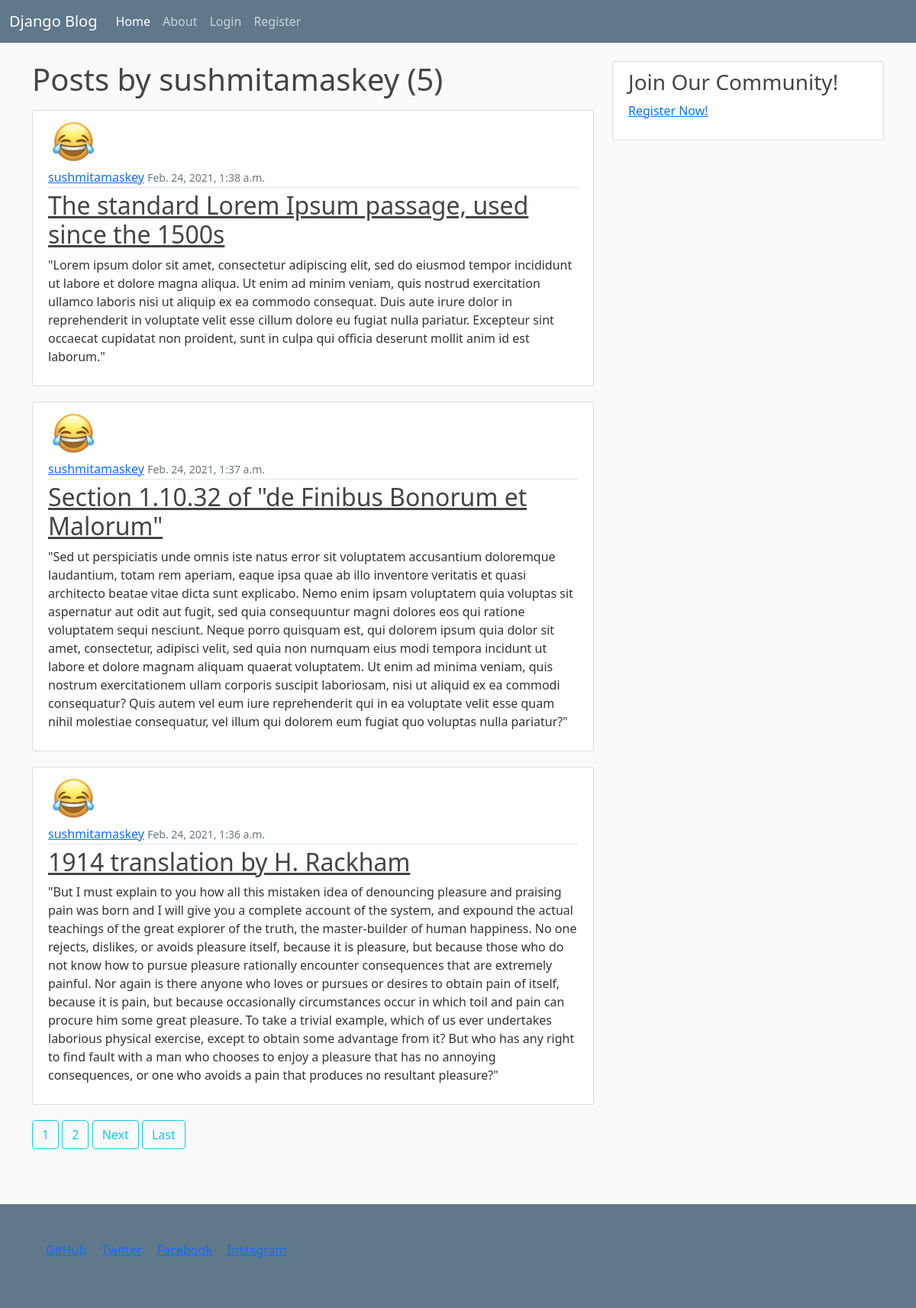
Screenshot of /post/sushmitamaskey/ with the database file from the repository.
### blog/models.py (models this page shows, shortened)
class Post(models.Model):
    title = models.CharField(max_length=100)
    content = models.TextField()
    date_posted = models.DateTimeField(default=timezone.now)
    author = models.ForeignKey(User, on_delete=models.CASCADE)

### users/models.py (models this page shows, shortened)
class Profile(models.Model):
    user = models.OneToOneField(User, on_delete=models.CASCADE)
    image = models.ImageField(default='default.jpg', upload_to='profile_pics')

### blog/views.py (the view)
# urls.py: path('post/<str:username>/', UserPostListView.as_view(), name='user-post-detail'),
class UserPostListView(ListView):
    model = Post
    template_name = 'blog/user_posts.html'  # default: appname/modelname_list.html
    context_object_name = 'posts'
    ordering = ['-date_posted']
    paginate_by = 3
    def get_queryset(self):
        user = get_object_or_404(User, username=self.kwargs.get('username'))
        return Post.objects.filter(author=user).order_by('-date_posted')

### blog/templates/blog/user_posts.html (shortened to what this page needs)
{%  extends 'blog/base.html' %}
{% block content %}
<h1 class="mb-3">Posts by {{ view.kwargs.username }} ({{ page_obj.paginator.count }})</h1>
{% for post in posts %}
<article class="media content-section">
    <img class='rounded-circle article-img' src="{{post.author.profile.image.url }}" alt="">
    <div class="media-body">
        <div class="article-metadata">
            <a class="mr-2" href="{% url 'user-post-detail' post.author.username  %}">{{ post.author }}</a>
            <small class="text-muted">{{ post.date_posted}}</small>
        </div>
        <h2><a class="article-title" href="{% url 'post-detail' post.id %}">{{ post.title }}</a></h2>
        <p class="article-content">{{ post.content }}</p>
    </div>
</article>
{% endfor %}
{% if is_paginated %}
    {% for num in page_obj.paginator.page_range %}
        {% if page_obj.number == num %}
            <a href="?page={{ num }}" class="btn btn-outline-info mb-4">{{ num }} </a>
        {% elif num > page_obj.number|add:'-3' and num < page_obj.number|add:'3' %}
            <a href="?page={{ num }}" class="btn btn-outline-info mb-4">{{ num }} </a>
        {% endif %}
    {% endfor %}
    {% if page_obj.has_next %}
        <a href="?post={{page_obj.next_page_number }} " class="btn btn-outline-info mb-4">Next</a>
        <a href="?post={{post_obj.paginator.num_pages}}" class="btn btn-outline-info mb-4">Last</a>
    {% endif %}
{% endif %}
{% endblock content %}

### blog/static/blog/main.css (style rules this page uses)
body { background: #fafafa; color: #333333; margin-top: 5rem; }
h1, h2, h3, h4, h5, h6 { color: #444444; }
.content-section { background: #ffffff; padding: 10px 20px; border: 1px solid #dddddd; border-radius: 3px; margin-bottom: 20px; }
.article-title { color: #444444; }
.article-content { white-space: pre-line; }
.article-img { height: 65px; width: 65px; margin-right: 16px; }
.article-metadata { padding-bottom: 1px; margin-bottom: 4px; border-bottom: 1px solid #e3e3e3 }

### rows the page displays
Post: author.profile.image (placeholder picture), author "sushmitamaskey", date_posted "Feb. 24, 2021, 1:38 a.m.", title "The standard Lorem Ipsum passage, used since the 1500s", content "\"Lorem ipsum dolor sit amet, consectetur adipiscing elit, sed do eiusmod tempor incididunt ut labore et dolore magna aliqua. Ut enim ad minim veniam, quis nostrud exercitation ullamco laboris nisi ut aliquip ex ea commodo consequat. Duis aute irure dolor in reprehenderit in voluptate velit esse cillum dolore eu fugiat nulla pariatur. Excepteur sint occaecat cupidatat non proident, sunt in culpa qui officia deserunt mollit anim id est laborum.\""
Post: author.profile.image (placeholder picture), author "sushmitamaskey", date_posted "Feb. 24, 2021, 1:37 a.m.", title "Section 1.10.32 of \"de Finibus Bonorum et Malorum\"", content "\"Sed ut perspiciatis unde omnis iste natus error sit voluptatem accusantium doloremque laudantium, totam rem aperiam, eaque ipsa quae ab illo inventore veritatis et quasi architecto beatae vitae dicta sunt explicabo. Nemo enim ipsam voluptatem quia voluptas sit aspernatur aut odit aut fugit, sed quia consequuntur magni dolores eos qui ratione voluptatem sequi nesciunt. Neque porro quisquam est, qui dolorem ipsum quia dolor sit amet, consectetur, adipisci velit, sed quia non numquam eius modi tempora incidunt ut labore et dolore magnam aliquam quaerat voluptatem. Ut enim ad minima veniam, quis nostrum exercitationem ullam corporis suscipit laboriosam, nisi ut aliquid ex ea commodi…"
Post: author.profile.image (placeholder picture), author "sushmitamaskey", date_posted "Feb. 24, 2021, 1:36 a.m.", title "1914 translation by H. Rackham", content "\"But I must explain to you how all this mistaken idea of denouncing pleasure and praising pain was born and I will give you a complete account of the system, and expound the actual teachings of the great explorer of the truth, the master-builder of human happiness. No one rejects, dislikes, or avoids pleasure itself, because it is pleasure, but because those who do not know how to pursue pleasure rationally encounter consequences that are extremely painful. Nor again is there anyone who loves or pursues or desires to obtain pain of itself, because it is pain, but because occasionally circumstances occur in which toil and pain can procure him some great pleasure. To take a trivial example,…"

### other values shown
{{ view.kwargs.username }} "sushmitamaskey"
{{ page_obj.paginator.count }} "5"
{{ num }} "1"
{{ num }} "2"
